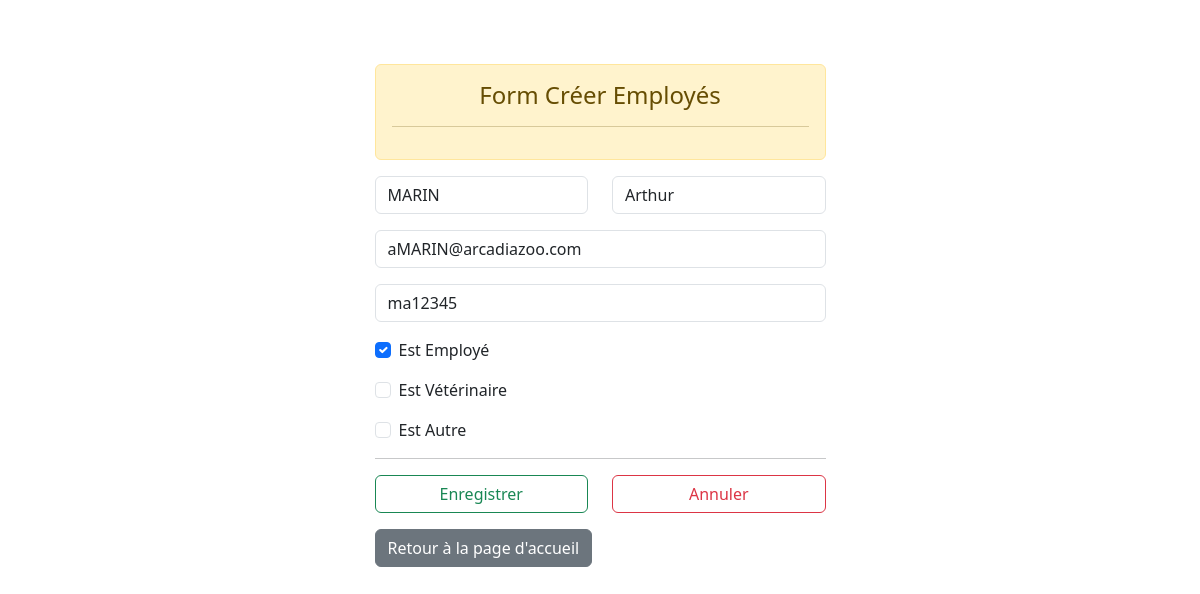
Screenshot of /crudEmployes/formEmployesUpdate.php?id_employe=1 with the database file from the repository.
### tables this page shows
CREATE TABLE `employes` (
  `id_employe` int(10) UNSIGNED NOT NULL,
  `nom` varchar(50) NOT NULL,
  `prenom` varchar(50) NOT NULL,
  `email` varchar(100) NOT NULL,
  `motdepasse` varchar(100) NOT NULL,
  `role_profession` varchar(50) NOT NULL,
  `code_profession` smallint(4) NOT NULL DEFAULT '0',
  `date_creation` timestamp NOT NULL DEFAULT CURRENT_TIMESTAMP,
  `miseajour_le` datetime DEFAULT CURRENT_TIMESTAMP ON UPDATE CURRENT_TIMESTAMP,
  `statut` varchar(10) NOT NULL DEFAULT 'actif'
);

### crudEmployes/formEmployesUpdate.php (the view, shortened to what this page needs)
<?php
include_once("../dbconn.php");
$id_employe = $nom = $prenom = $email = $motdepasse = $role_profession = $code_profession = "";
if ($_SERVER['REQUEST_METHOD'] == 'GET') {
    $id = $_GET["id_employe"];
    $sql = "SELECT * FROM employes WHERE id_employe = $id";
    $query = $conn->query($sql);
    $row = $query->fetch(PDO::FETCH_ASSOC);
    $nom = $row['nom'];
    $prenom = $row['prenom'];
    $email = $row['email'];
    $motdepasse = $row['motdepasse'];
    $role_profession = $row['role_profession'];
}
?>
<!DOCTYPE html>
<html lang="en">
<head>
    <link href="https://cdn.jsdelivr.net/npm/bootstrap@5.3.2/dist/css/bootstrap.min.css" rel="stylesheet">
</head>
<body>
    <div class="container mt-5">
        <div class="row justify-content-center">
            <div class="col-md-5 mt-3">
                <div class="alert alert-warning text-center" role="alert">
                    <h4 class="alert-heading">Form Créer Employés</h4>
                    <hr>
                </div>
                <form action="formEmployesUpdate.php" method="post">
                    <div class="row">
                        <div class="col mb-3">
                            <input class="form-control" type="text" name="nom" placeholder="Nom de famille" value="<?php echo $nom; ?>" oninput="this.value = this.value.toUpperCase()">
                        </div>
                        <div class="col mb-3">
                            <input class="form-control" type="text" name="prenom" placeholder="Prénom" value="<?php echo $prenom; ?>" >
                        </div>
                    </div>
                    <div class="mb-3">
                        <input class="form-control" type="email" name="email" placeholder="exemple@email.com" value="<?php echo $email; ?>">
                    </div>
                    <div class="mb-3">
                        <input class="form-control" type="text" name="motdepasse" placeholder="Mot de passe" value="<?php echo $motdepasse; ?>">
                    </div>
                    <div class="mb-3 form-check">
                        <input type="checkbox" class="form-check-input" name="est_employe" value="1" id="est_employe" <?php if ($role_profession == "Est Employé") echo "checked"; ?>>
                        <label class="form-check-label" for="est_employe">Est Employé</label>
                    </div>
                    <div class="mb-3 form-check">
                        <input type="checkbox" class="form-check-input" name="est_veterinaire" value="1" id="est_veterinaire" <?php if ($role_profession == "Est Vétérinaire") echo "checked"; ?>>
                        <label class="form-check-label" for="est_veterinaire">Est Vétérinaire</label>
                    </div>
                    <div class="mb-3 form-check">
                        <input type="checkbox" class="form-check-input" name="est_autre" value="1" id="est_autre" <?php if ($role_profession == "Est Autre") echo "checked"; ?>>
                        <label class="form-check-label" for="est_autre">Est Autre</label>
                    </div>
                    <hr class="mb-3">
                    <div class="row">
                        <div class="d-grid gap-2 col-6 mx-auto">
                            <button type="submit" name="submit" class="btn btn-outline-success">Enregistrer</button>
                        </div>
                        <div class="d-grid gap-2 col-6 mx-auto">
                            <a href="tableListingEmployes.php" class="btn btn-outline-danger">Annuler</a>
                        </div>
                    </div>
                </form>
                <div class="mt-3">
                    <a href="../index.php" class="btn btn-secondary">Retour à la page d'accueil</a>
                </div>
            </div>
        </div>
    </div>
</body>
</html>

### rows the page displays
employes: nom "MARIN", prenom "Arthur", email "aMARIN@arcadiazoo.com", motdepasse "ma12345", role_profession "☑"
